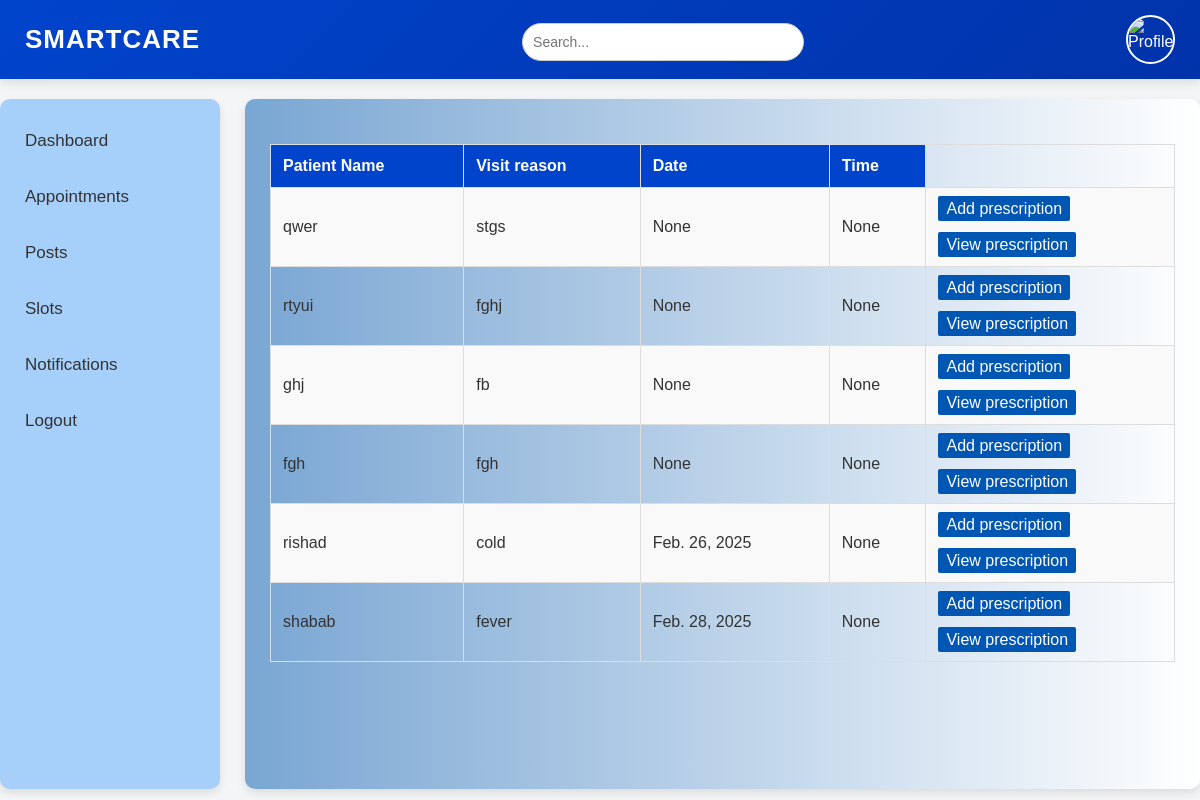
The app's page /api/docviewappointment (signed in), older data.
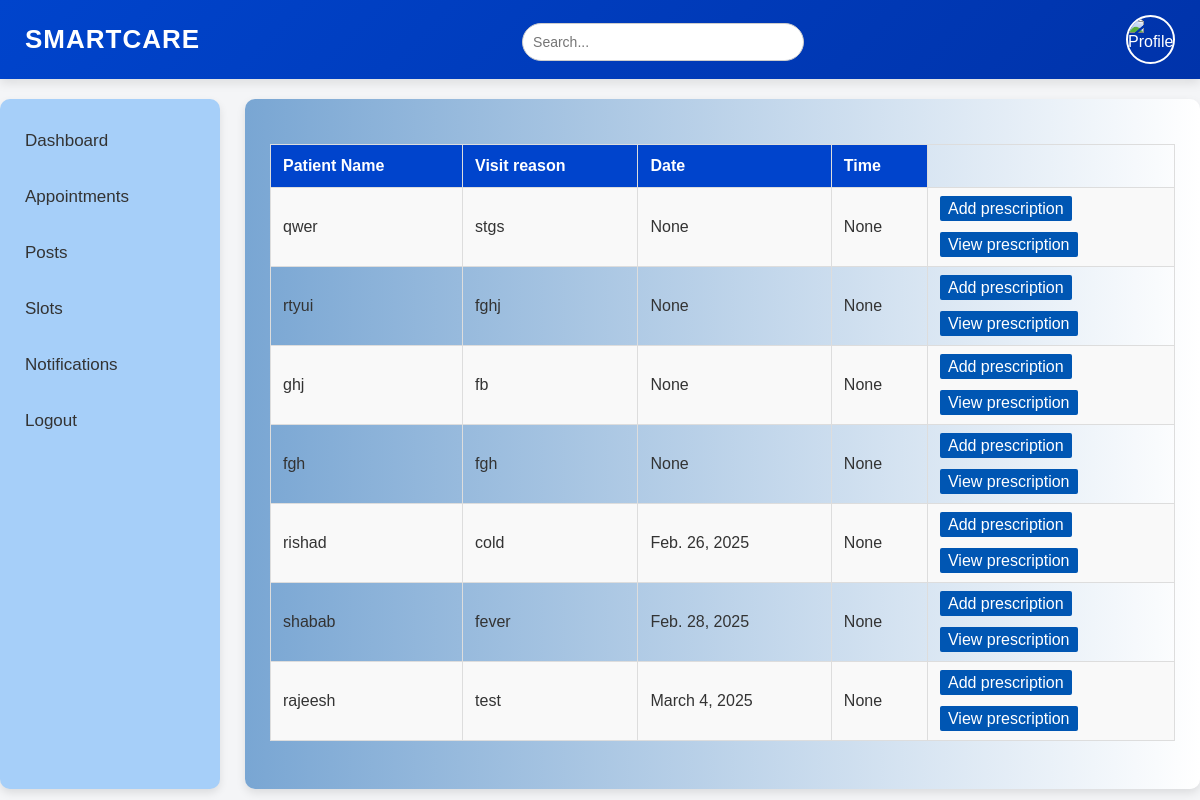
The same page, newer data.
### Predictivehealthapp/models.py (models this page shows)
class bookinginfoTable(models.Model):
    USERID=models.ForeignKey(userTable,on_delete=models.CASCADE,null=True,blank=True,related_name='userid')
    DOCTORID=models.ForeignKey(DoctorTable,on_delete=models.CASCADE,null=True,blank=True,)
    patient_name=models.CharField(max_length=300,null=True,blank=True)
    patient_age=models.CharField(max_length=300,null=True,blank=True)
    patient_height=models.CharField(max_length=300,null=True,blank=True)
    patient_weight=models.CharField(max_length=300,null=True,blank=True)
    patient_addr=models.CharField(max_length=300,null=True,blank=True)
    APPOINTMENTDATE=models.DateField(null=True,blank=True)
    APPOINTMENTTIME=models.TimeField(null=True,blank=True)
    visitReason=models.CharField(max_length=300,null=True,blank=True)
    status=models.CharField(max_length=20,null=True,blank=True)

### Predictivehealthapp/views.py (the view)
# urls.py: path('docviewappointment',docviewapppointment.as_view(),name="docviewappointment"),
class docviewapppointment(View):
    def get(self,request):
        doc_obj=DoctorTable.objects.get(LOGINID_id=request.session['user_id'])
        obj=bookinginfoTable.objects.filter(DOCTORID_id=doc_obj.id)
        return render(request,'doctor/view-appo-doc.html',{'obj':obj})

### templates/doctor/view-appo-doc.html (shortened to what this page needs)
{% extends 'doctor/doc-dashboard.html' %}
            {% block body %}
            <table border="1">
                <tr>
                    <th>Patient Name</th>
                    <th>Visit reason</th>
                    <th>Date</th>
                    <th>Time</th>
                    <td></td>
                </tr>
                {% for i in obj %}
                <tr>
                    <td>{{i.patient_name}}</td>
                    <td>{{i.visitReason}}</td>
                    <td>{{i.APPOINTMENTDATE}}</td>
                    <td>{{i.APPOINTMENTTIME}}</td>
                    <td><a href="/addprescription/{{i.id}}">Add prescription</a><br><br><a href="/viewprescription/{{i.id}}">View prescription</a></td>
                </tr>
                {% endfor %}
            </table>
            {% endblock %}

Row changes from the older to the newer data that the page shows:
added bookinginfoTable: patient_name "rajeesh", visitReason "test", APPOINTMENTDATE "March 4, 2025", APPOINTMENTTIME "None"
